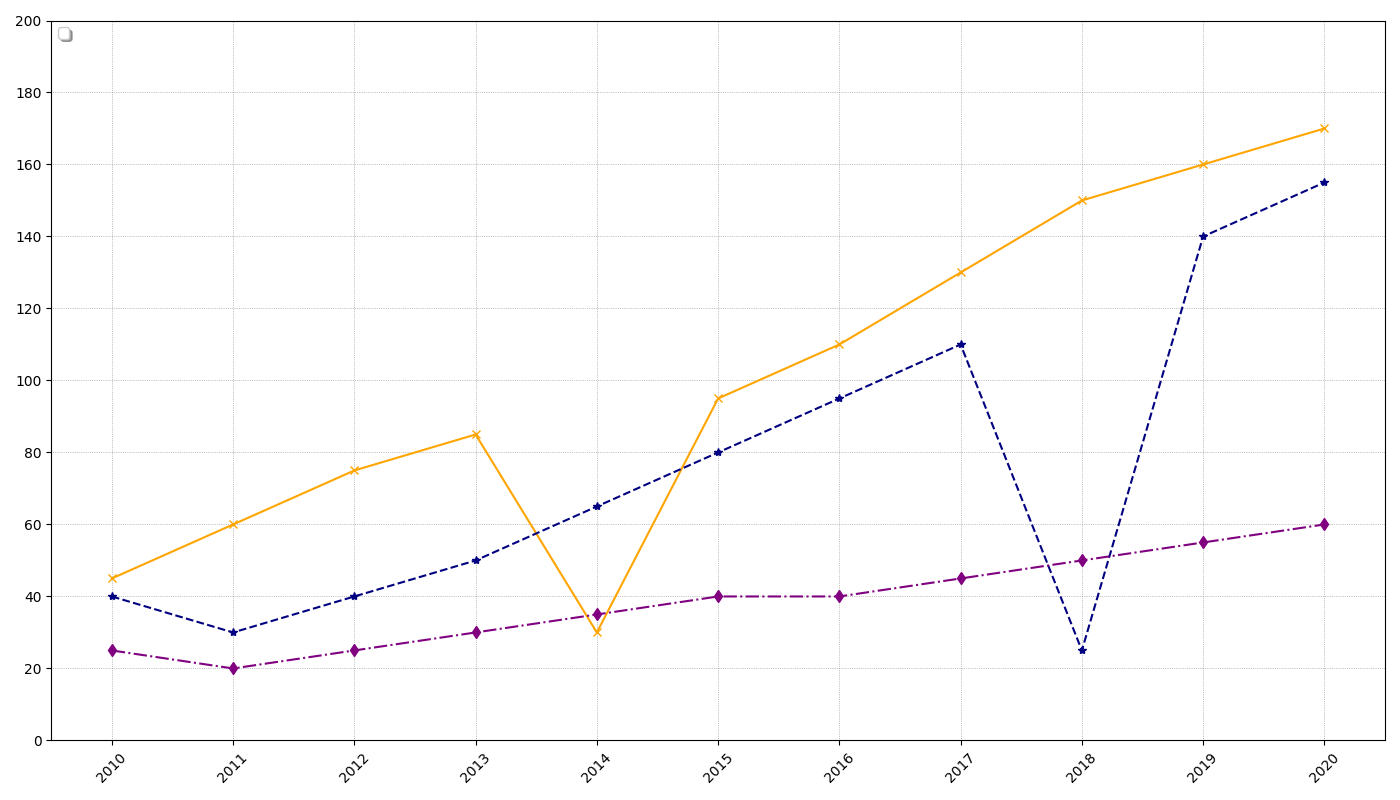

Write Python code to recreate this figure.
import matplotlib.pyplot as plt
import numpy as np

years = np.arange(2010, 2021)

solar_energy = np.array([45, 60, 75, 85, 30, 95, 110, 130, 150, 160, 170])
wind_energy = np.array([40, 30, 40, 50, 65, 80, 95, 110, 25, 140, 155])
hydro_energy = np.array([25, 20, 25, 30, 35, 40, 40, 45, 50, 55, 60])

fig, ax = plt.subplots(figsize=(14, 8))

ax.plot(years, solar_energy, color='orange', marker='x', linestyle='-', linewidth=1.5)
ax.plot(years, wind_energy, color='navy', marker='*', linestyle='--', linewidth=1.5)
ax.plot(years, hydro_energy, color='purple', marker='d', linestyle='-.', linewidth=1.5)

plt.xticks(years, rotation=45)
plt.yticks(np.arange(0, 201, 20))

ax.legend(loc='upper left', shadow=True, fontsize=10)

ax.grid(True, color='gray', linestyle=':', linewidth=0.5, alpha=0.9)

plt.tight_layout()
plt.show()
